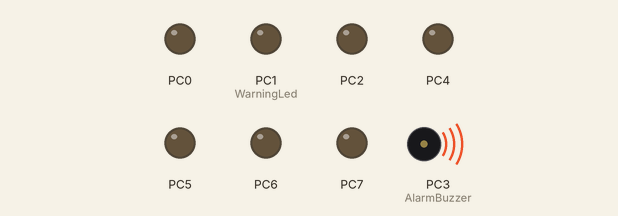
A program run on a simulated ATmega8, built with avr-gcc and emulated at 20 MHz. Parts: output pins drawn as LEDs (lit = HIGH), buzzer (waves = sounding, pin HIGH). Pins used as bus, display or sensor lines are not drawn.

Above: at 0.1 s.
Timing chart, 0 to 1.6 s (numbered marks = the images above):
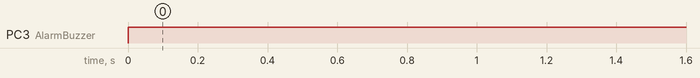

The program:

main.cpp
```cpp
/*
 * A_RX.cpp
 *
 * Created: 6/20/19 8:42:37 PM
 * Author : Xiu
 */

#include "RF24.h"

void send(unsigned char c)
{
while(bit_is_clear(UCSRA,UDRE));// doi den khi bit UDRE = 1
UDR = c;
}

RF24 myRadio (SS, CSN);

uint8_t addresses[][6] = {"1","0"}; // Lis:1 , Send:0
uint8_t _Send_FirstTime_1 = 'K';
uint8_t _Receive_1 = 0;

uint8_t _Send_Alarm_Off_1 = '1';
uint8_t _Feedback_1 = '0';
uint8_t _Send_W_1 = 'W';


int main(void)
{
	DDRD = 0x00;
	PORTD = 0b11110000;
	DDRC = 0xff;

	sbi(PORTC,3);
	//UBRRH = 0b00000001; // 0x01
	UBRRL = 103; // 4800 8MHZ // 9600 16MHZ

	//UCSRA = 1<<U2X;
	UCSRC =	(1<<URSEL)|(1 << UCSZ1) | (1 << UCSZ0); // k chon UBRRch va chon mode 8bit
	UCSRB = (1 << RXEN) | (1 << TXEN)|(1<<RXCIE); //EN rx,tx,ngat

		myRadio.begin();
		myRadio.setChannel(115);
		myRadio.setPALevel(RF24_PA_MAX);
		myRadio.setDataRate( RF24_250KBPS );
		myRadio.openReadingPipe(1, addresses[0]);
		myRadio.startListening();
		_delay_ms(2000);
		myRadio.stopListening();

		//Start First
		//send('F');
		myRadio.openWritingPipe(addresses[1]);
		myRadio.write(&_Send_FirstTime_1, sizeof(_Send_FirstTime_1));
		myRadio.openReadingPipe(1, addresses[0]);
		myRadio.startListening();
		_delay_ms(2000);

	while (1)
	{

		if ( myRadio.available()) {
		while (myRadio.available())
			myRadio.read( &_Receive_1, sizeof(_Receive_1) );

		_delay_ms(20);
		 if(_Receive_1 == 'A')	// Receive Call Alarm from Center
		 {
			 _delay_ms(200);
			 myRadio.stopListening();
				//send('L');
			 myRadio.openWritingPipe(addresses[1]);
			 myRadio.write(&_Feedback_1, sizeof(_Feedback_1));
			 myRadio.openReadingPipe(1, addresses[0]);
			 myRadio.startListening();
			 cbi(PORTC,AlarmBuzzer); // ON ALARM

		 }
		 else if(_Receive_1 == '2')
		 {
			 _delay_ms(200);
			 sbi(PORTC,AlarmBuzzer); // OFF ALARM

		 }

		  else if(_Receive_1 == 'I') // OFF WARNING
		  {
			  _delay_ms(200);
			 cbi(PORTC,WarningLed); // OFF WARNING
		  }


		}

	if(bit_is_clear(PIND,5))	// Send off Alarm to Center
	{
		while(bit_is_clear(PIND,5));
		 myRadio.stopListening();
		 myRadio.openWritingPipe(addresses[1]);
		 myRadio.write(&_Send_Alarm_Off_1, sizeof(_Send_Alarm_Off_1));
		 myRadio.openReadingPipe(1, addresses[0]);
		 myRadio.startListening();
		 //send('Z');
		 //sbi(PORTC,3);

	}
	else if(bit_is_clear(PIND,6))
	{
		while(bit_is_clear(PIND,6));
		cbi(PORTC,WarningLed); // OFF WARNING
	}

	else if(bit_is_clear(PIND,7))	// Send Warning to Center
	{
		while(bit_is_clear(PIND,7));
		 myRadio.stopListening();
		 myRadio.openWritingPipe(addresses[1]);
		 myRadio.write(&_Send_W_1, sizeof(_Send_W_1));
		 myRadio.openReadingPipe(1, addresses[0]);
		 myRadio.startListening();
		 //send('Z');
		 sbi(PORTC,WarningLed); // ON WARNING
	}


}
}
```

RF24.cpp
```cpp
#include "RF24.h"


void SPI_Init(void)
{
	DDRB |= (1<<SCK_PIN)|(1<<MOSI_PIN)|(1<<SS)|(1<<CSN);
	cbi(PORTB,SS);
	//PORTB|=(1<<MISO_PIN);
	SPCR |=	(1<<SPE)|(1<<MSTR);//|(1<<SPR0); fclk/2 = 10MHZ
	SPSR |= (1<<SPI2X);
	sbi(PORTB,SS); // Disable SS
}

uint8_t transfer(uint8_t cData)
{
	SPDR = cData;
	while(!(SPSR & (1<<SPIF)));
	return SPDR;
}


static const uint8_t child_pipe_enable[] PROGMEM =
{
	ERX_P0, ERX_P1, ERX_P2, ERX_P3, ERX_P4, ERX_P5
};

static const uint8_t child_pipe[] PROGMEM =
{
	RX_ADDR_P0, RX_ADDR_P1, RX_ADDR_P2, RX_ADDR_P3, RX_ADDR_P4, RX_ADDR_P5
};
static const uint8_t child_payload_size[] PROGMEM =
{
	RX_PW_P0, RX_PW_P1, RX_PW_P2, RX_PW_P3, RX_PW_P4, RX_PW_P5
};


RF24::RF24(uint16_t _cepin, uint16_t _cspin):
ce_pin(_cepin), csn_pin(_cspin), p_variant(false),
payload_size(32), dynamic_payloads_enabled(false), addr_width(5),csDelay(5)//,pipe0_reading_address(0)
{
	pipe0_reading_address[0]=0;
}


uint8_t RF24::write_register(uint8_t reg, const uint8_t* buf, uint8_t len)
{
	uint8_t status;

	//#if defined (RF24_LINUX)
	//cbi(PORTB,CSN); // ~begintransaction
	//uint8_t * prx = spi_rxbuff;
	//uint8_t * ptx = spi_txbuff;
	//uint8_t size = len + 1; // Add register value to transmit buffer
//
	//*ptx++ = ( W_REGISTER | ( REGISTER_MASK & reg ) );
	//while ( len-- )
	//*ptx++ = *buf++;
	//
	//transfernb( (char *) spi_txbuff, (char *) spi_rxbuff, size);
	//status = *prx; // status is 1st byte of receive buffer
	//sbi(PORTB,CSN); // ~endtransaction
	//#else

	cbi(PORTB,CSN); // ~begintransaction
	status = transfer( W_REGISTER | ( REGISTER_MASK & reg ) );
	while ( len-- )
	transfer(*buf++);
	sbi(PORTB,CSN); // ~endtransaction

	//#endif

	return status;
}


uint8_t RF24::write_register(uint8_t reg, uint8_t value)
{
	uint8_t status;
	cbi(PORTB,CSN); // ~begintransaction
	status = transfer( W_REGISTER | ( REGISTER_MASK & reg ) );
	transfer(value);
	sbi(PORTB,CSN); // ~endtransaction

	return status;
}

void RF24::setRetries(uint8_t delay, uint8_t count)
{
	write_register(SETUP_RETR,(delay&0xf)<<ARD | (count&0xf)<<ARC);
}


bool RF24::setDataRate(rf24_datarate_e speed)
{
	bool result = false;
	uint8_t setup = read_register(RF_SETUP) ;

	// HIGH and LOW '00' is 1Mbs - our default
	setup &= ~(_BV(RF_DR_LOW) | _BV(RF_DR_HIGH)) ;

	#if !defined(F_CPU) || F_CPU > 20000000
	txDelay=250;
	#else //16Mhz Arduino
	txDelay=85;
	#endif
	if( speed == RF24_250KBPS )
	{
		// Must set the RF_DR_LOW to 1; RF_DR_HIGH (used to be RF_DR) is already 0
		// Making it '10'.
		setup |= _BV( RF_DR_LOW ) ;
		#if !defined(F_CPU) || F_CPU > 20000000
		txDelay=450;
		#else //16Mhz Arduino
		txDelay=155;
		#endif
	}
	else
	{
		// Set 2Mbs, RF_DR (RF_DR_HIGH) is set 1
		// Making it '01'
		if ( speed == RF24_2MBPS )
		{
			setup |= _BV(RF_DR_HIGH);
			#if !defined(F_CPU) || F_CPU > 20000000
			txDelay=190;
			#else //16Mhz Arduino
			txDelay=65;
			#endif
		}
	}
	write_register(RF_SETUP,setup);

	// Verify our result
	if ( read_register(RF_SETUP) == setup )
	{
		result = true;
	}
	return result;
}


uint8_t RF24::read_register(uint8_t reg)
{
	uint8_t result;

	cbi(PORTB,CSN); // ~begintransaction
	transfer( R_REGISTER | ( REGISTER_MASK & reg ) );
	result =transfer(0xff);
	sbi(PORTB,CSN); // ~endtransaction

	return result;
}

void RF24::toggle_features(void)
{
	cbi(PORTB,CSN); // ~begintransaction
	transfer( ACTIVATE );
	transfer( 0x73 );
	sbi(PORTB,CSN); // ~endtransaction
}


void RF24::setChannel(uint8_t channel)
{
	const uint8_t max_channel = 125;
	write_register(RF_CH,rf24_min(channel,max_channel));
}

uint8_t RF24::spiTrans(uint8_t cmd){

	uint8_t status;

	cbi(PORTB,CSN); // ~begintransaction
	status = transfer( cmd );
	sbi(PORTB,CSN); // ~endtransaction

	return status;
}


uint8_t RF24::flush_rx(void)
{
	return spiTrans( FLUSH_RX );
}

/****************************************************************************/

uint8_t RF24::flush_tx(void)
{
	return spiTrans( FLUSH_TX );
}

void RF24::powerUp(void)
{
	uint8_t cfg = read_register(NRF_CONFIG);

	// if not powered up then power up and wait for the radio to initialize
	if (!(cfg & _BV(PWR_UP))){
		write_register(NRF_CONFIG, cfg | _BV(PWR_UP));

		// For nRF24L01+ to go from power down mode to TX or RX mode it must first pass through stand-by mode.
		// There must be a delay of Tpd2stby (see Table 16.) after the nRF24L01+ leaves power down mode before
		// the CEis set high. - Tpd2stby can be up to 5ms per the 1.0 datasheet
		_delay_ms(5);
	}
}


void RF24::setPALevel(uint8_t level)
{

	uint8_t setup = read_register(RF_SETUP) & 0xF8;

	if(level > 3){  						// If invalid level, go to max PA
		level = (RF24_PA_MAX << 1) + 1;		// +1 to support the SI24R1 chip extra bit
		}else{
		level = (level << 1) + 1;	 		// Else set level as requested
	}


	write_register( RF_SETUP, setup |= level ) ;	// Write it to the chip
}


void RF24::openReadingPipe(uint8_t child, const uint8_t *address)
{
	// If this is pipe 0, cache the address.  This is needed because
	// openWritingPipe() will overwrite the pipe 0 address, so
	// startListening() will have to restore it.

	//if (child == 0){
		//memcpy(pipe0_reading_address,address,addr_width);
	//}

	if (child <= 6)
	{
		// For pipes 2-5, only write the LSB
		if ( child < 2 ){
			write_register(pgm_read_byte(&child_pipe[child]), address, addr_width);
			}else{
			write_register(pgm_read_byte(&child_pipe[child]), address, 1);
		}
		write_register(pgm_read_byte(&child_payload_size[child]),payload_size);

		// Note it would be more efficient to set all of the bits for all open
		// pipes at once.  However, I thought it would make the calling code
		// more simple to do it this way.
		write_register(EN_RXADDR,read_register(EN_RXADDR) | _BV(pgm_read_byte(&child_pipe_enable[child])));

	}
}

//void RF24::openReadingPipe(uint8_t child, uint64_t address)
//{
	//// If this is pipe 0, cache the address.  This is needed because
	//// openWritingPipe() will overwrite the pipe 0 address, so
	//// startListening() will have to restore it.
	//
	////if (child == 0){
		////memcpy(pipe0_reading_address,&address,addr_width);
	////}
//
	//if (child <= 6)
	//{
		//// For pipes 2-5, only write the LSB
		//if ( child < 2 )
		//write_register(pgm_read_byte(&child_pipe[child]), reinterpret_cast<const uint8_t*>(&address), addr_width);
		//else
		//write_register(pgm_read_byte(&child_pipe[child]), reinterpret_cast<const uint8_t*>(&address), 1);
//
		//write_register(pgm_read_byte(&child_payload_size[child]),payload_size);
//
		//// Note it would be more efficient to set all of the bits for all open
		//// pipes at once.  However, I thought it would make the calling code
		//// more simple to do it this way.
		//write_register(EN_RXADDR,read_register(EN_RXADDR) | _BV(pgm_read_byte(&child_pipe_enable[child])));
	//}
//}


void RF24::closeReadingPipe( uint8_t pipe )
{
	write_register(EN_RXADDR,read_register(EN_RXADDR) & ~_BV(pgm_read_byte(&child_pipe_enable[pipe])));
}

void RF24::startListening(void)
{
	#if !defined (RF24_TINY) && ! defined(LITTLEWIRE)
	powerUp();
	#endif
	write_register(NRF_CONFIG, read_register(NRF_CONFIG) | _BV(PRIM_RX));
	write_register(NRF_STATUS, _BV(RX_DR) | _BV(TX_DS) | _BV(MAX_RT) );

	sbi(PORTB,SS);
	//ce(HIGH);
	// Restore the pipe0 adddress, if exists
	if (pipe0_reading_address[0] > 0){
		write_register(RX_ADDR_P0, pipe0_reading_address, addr_width);
		}else{
		closeReadingPipe(0);
	}

	// Flush buffers
	//flush_rx();
	if(read_register(FEATURE) & _BV(EN_ACK_PAY)){
		flush_tx();
	}

	// Go!
	//delayMicroseconds(100);
}


bool RF24::begin(void)
{

  uint8_t setup=0;
  SPI_Init();
 // cbi(PORTB,SS);
  sbi(PORTB,CSN);
  _delay_ms(105);


  // Reset NRF_CONFIG and enable 16-bit CRC.
  write_register( NRF_CONFIG, 0x0C ) ;

  // Set 1500uS (minimum for 32B payload in ESB@250KBPS) timeouts, to make testing a little easier
  // WARNING: If this is ever lowered, either 250KBS mode with AA is broken or maximum packet
  // sizes must never be used. See documentation for a more complete explanation.
  setRetries(5,15);

  // Reset value is MAX
  //setPALevel( RF24_PA_MAX ) ;

  // check for connected module and if this is a p nRF24l01 variant
  //
  if( setDataRate  ( RF24_250KBPS ) )
  {
    p_variant = true ;
  }
  setup = read_register(RF_SETUP);
  /*if( setup == 0b00001110 )     // register default for nRF24L01P
  {
    p_variant = true ;
  }*/

  // Then set the data rate to the slowest (and most reliable) speed supported by all
  // hardware.
  setDataRate( RF24_1MBPS ) ;

  // Initialize CRC and request 2-byte (16bit) CRC
  //setCRCLength( RF24_CRC_16 ) ;

  // Disable dynamic payloads, to match dynamic_payloads_enabled setting - Reset value is 0
  toggle_features();
  write_register(FEATURE,0 );
  write_register(DYNPD,0);
  dynamic_payloads_enabled = false;

  // Reset current status
  // Notice reset and flush is the last thing we do
  write_register(NRF_STATUS,_BV(RX_DR) | _BV(TX_DS) | _BV(MAX_RT) );

  // Set up default configuration.  Callers can always change it later.
  // This channel should be universally safe and not bleed over into adjacent
  // spectrum.
  setChannel(76);

  // Flush buffers
  flush_rx();
  flush_tx();

  powerUp(); //Power up by default when begin() is called

  // Enable PTX, do not write CE high so radio will remain in standby I mode ( 130us max to transition to RX or TX instead of 1500us from powerUp )
  // PTX should use only 22uA of power
  write_register(NRF_CONFIG, ( read_register(NRF_CONFIG) ) & ~_BV(PRIM_RX) );

  // if setup is 0 or ff then there was no response from module
  return ( setup != 0 && setup != 0xff );
}


bool RF24::available(void)
{
	return available(NULL);
}

/****************************************************************************/

bool RF24::available(uint8_t* pipe_num)
{
	if (!( read_register(FIFO_STATUS) & _BV(RX_EMPTY) )){

		// If the caller wants the pipe number, include that
		if ( pipe_num ){
			uint8_t status = get_status();
			*pipe_num = ( status >> RX_P_NO ) & 0x07;
		}
		return 1;
	}


	return 0;


}
uint8_t RF24::get_status(void)
{
	return spiTrans(RF24_NOP);
}

uint8_t RF24::read_payload(void* buf, uint8_t data_len)
{
	uint8_t status;
	uint8_t* current = reinterpret_cast<uint8_t*>(buf);

	if(data_len > payload_size) data_len = payload_size;
	uint8_t blank_len = dynamic_payloads_enabled ? 0 : payload_size - data_len;

	//printf("[Reading %u bytes %u blanks]",data_len,blank_len);

	//IF_SERIAL_DEBUG( printf("[Reading %u bytes %u blanks]\n",data_len,blank_len); );


	cbi(PORTB,CSN); // ~begintransaction
	status = transfer( R_RX_PAYLOAD );
	while ( data_len-- ) {
		*current++ = transfer(0xFF);
	}
	while ( blank_len-- ) {
		transfer(0xff);
	}
	sbi(PORTB,CSN); // ~endtransaction


	return status;
}


void RF24::read( void* buf, uint8_t len ){

	// Fetch the payload
	read_payload( buf, len );

	//Clear the two possible interrupt flags with one command
	write_register(NRF_STATUS,_BV(RX_DR) | _BV(MAX_RT) | _BV(TX_DS) );

}

void RF24::powerDown(void)
{
	cbi(PORTB,SS);
	write_register(NRF_CONFIG,read_register(NRF_CONFIG) & ~_BV(PWR_UP));
}

void RF24::stopListening(void)
{
	//ce(LOW);
	cbi(PORTB,SS);
	_delay_ms(10);
	//delayMicroseconds(txDelay);

	if(read_register(FEATURE) & _BV(EN_ACK_PAY)){
		_delay_ms(10); //200
		flush_tx();
	}
	//flush_rx();
	write_register(NRF_CONFIG, ( read_register(NRF_CONFIG) ) & ~_BV(PRIM_RX) );

	#if defined (RF24_TINY) || defined (LITTLEWIRE)
	// for 3 pins solution TX mode is only left with additonal powerDown/powerUp cycle
	if (ce_pin == csn_pin) {
		powerDown();
		powerUp();
	}
	#endif
	write_register(EN_RXADDR,read_register(EN_RXADDR) | _BV(pgm_read_byte(&child_pipe_enable[0]))); // Enable RX on pipe0

	//delayMicroseconds(100);

}


//void RF24::openWritingPipe(uint64_t value)
//{
	//// Note that AVR 8-bit uC's store this LSB first, and the NRF24L01(+)
	//// expects it LSB first too, so we're good.
//
	//write_register(RX_ADDR_P0, reinterpret_cast<uint8_t*>(&value), addr_width);
	//write_register(TX_ADDR, reinterpret_cast<uint8_t*>(&value), addr_width);
	//
	//
	////const uint8_t max_payload_size = 32;
	////write_register(RX_PW_P0,rf24_min(payload_size,max_payload_size));
	//write_register(RX_PW_P0,payload_size);
//}

/****************************************************************************/
void RF24::openWritingPipe(const uint8_t *address)
{
	// Note that AVR 8-bit uC's store this LSB first, and the NRF24L01(+)
	// expects it LSB first too, so we're good.

	write_register(RX_ADDR_P0,address, addr_width);
	write_register(TX_ADDR, address, addr_width);

	//const uint8_t max_payload_size = 32;
	//write_register(RX_PW_P0,rf24_min(payload_size,max_payload_size));
	write_register(RX_PW_P0,payload_size);
}

bool RF24::write( const void* buf, uint8_t len ){
	return write(buf,len,0);
}

bool RF24::write( const void* buf, uint8_t len, const bool multicast )
{
	//Start Writing
	startFastWrite(buf,len,multicast);
	//while( ! ( get_status()  & ( _BV(TX_DS) | _BV(MAX_RT) ))) {
		//_delay_ms(100);
	//}

	_delay_ms(10);
	cbi(PORTB,SS);

	uint8_t status = write_register(NRF_STATUS,_BV(RX_DR) | _BV(TX_DS) | _BV(MAX_RT) );

	//Max retries exceeded
	if( status & _BV(MAX_RT))
	{
		flush_tx(); //Only going to be 1 packet int the FIFO at a time using this method, so just flush
		return 0;
	}
	//TX OK 1 or 0
	return 1;
}

void RF24::startFastWrite( const void* buf, uint8_t len, const bool multicast, bool startTx){ //TMRh20

	//write_payload( buf,len);
	write_payload( buf, len,multicast ? W_TX_PAYLOAD_NO_ACK : W_TX_PAYLOAD ) ;
	if(startTx){
			sbi(PORTB,SS);
	}

}

uint8_t RF24::write_payload(const void* buf, uint8_t data_len, const uint8_t writeType)
{
	uint8_t status;
	const uint8_t* current = reinterpret_cast<const uint8_t*>(buf);

	data_len = rf24_min(data_len, payload_size);
	uint8_t blank_len = dynamic_payloads_enabled ? 0 : payload_size - data_len;

	//printf("[Writing %u bytes %u blanks]",data_len,blank_len);
	//IF_SERIAL_DEBUG( printf("[Writing %u bytes %u blanks]\n",data_len,blank_len); );


	cbi(PORTB,CSN); // ~begintransaction
	status = transfer( writeType );
	while ( data_len-- ) {
		transfer(*current++);
	}
	while ( blank_len-- ) {
		transfer(0);
	}
		sbi(PORTB,CSN); // ~endtransaction


	return status;
}
```

Source omitted: RF24.h (3140 bytes), nRF24L01.h (3643 bytes)

Measured:
- by itself, PC3 (AlarmBuzzer): LOW → HIGH at 0.00 s
